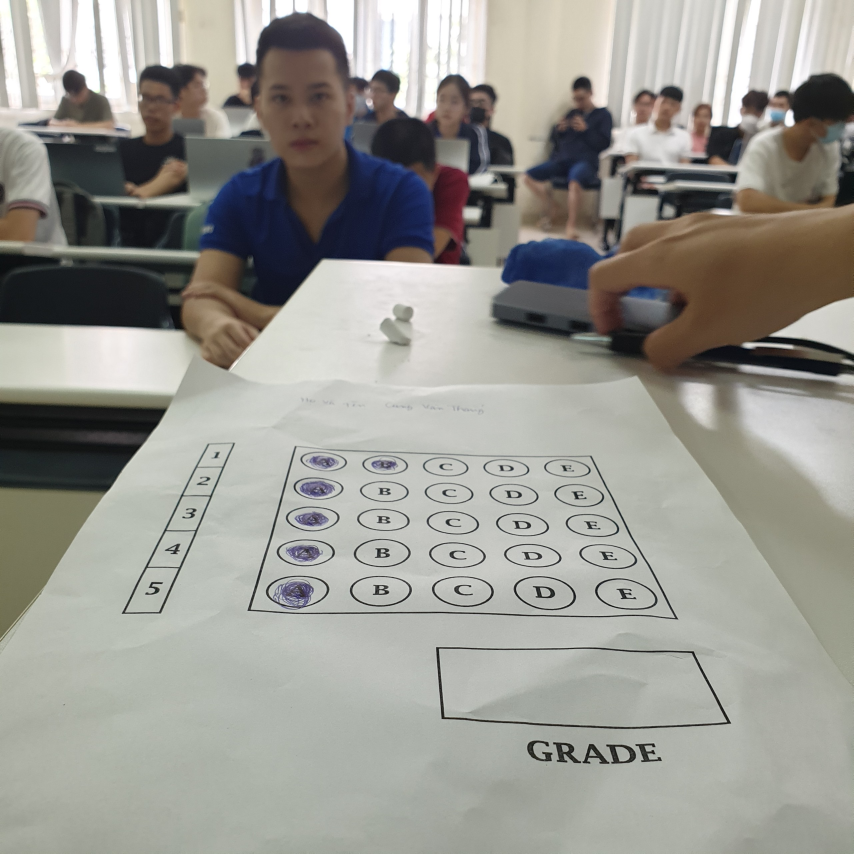
#> input picture Opencv/Project/Optical Mark Recognition/Read_Image/input1.jpg, 2560 x 2560 px (shown at 1/3 size)
$ python main.py
#> lines starting #> are read from the running program, lines starting #| are printed output that depends on the picture; after the words box and inside, x2 and y2 are one past the last pixel; in counts of white or black regions, pixels touching at a corner belong together
### Opencv/Project/Optical Mark Recognition/Read_Image/utlis.py
import cv2
import numpy as np

def stackImages(imgArray,scale,lables=[]):
    rows = len(imgArray)
    cols = len(imgArray[0])
    rowsAvailable = isinstance(imgArray[0], list)
    width = imgArray[0][0].shape[1]
    height = imgArray[0][0].shape[0]
    if rowsAvailable:
        for x in range ( 0, rows):
            for y in range(0, cols):
                imgArray[x][y] = cv2.resize(imgArray[x][y], (0, 0), None, scale, scale)
                if len(imgArray[x][y].shape) == 2: imgArray[x][y]= cv2.cvtColor( imgArray[x][y], cv2.COLOR_GRAY2BGR)
        imageBlank = np.zeros((height, width, 3), np.uint8)
        hor = [imageBlank]*rows
        hor_con = [imageBlank]*rows
        for x in range(0, rows):
            hor[x] = np.hstack(imgArray[x])
            hor_con[x] = np.concatenate(imgArray[x])
        ver = np.vstack(hor)
        ver_con = np.concatenate(hor)
    else:
        for x in range(0, rows):
            imgArray[x] = cv2.resize(imgArray[x], (0, 0), None, scale, scale)
            if len(imgArray[x].shape) == 2: imgArray[x] = cv2.cvtColor(imgArray[x], cv2.COLOR_GRAY2BGR)
        hor= np.hstack(imgArray)
        hor_con= np.concatenate(imgArray)
        ver = hor
    if len(lables) != 0:
        eachImgWidth= int(ver.shape[1] / cols)
        eachImgHeight = int(ver.shape[0] / rows)
        #print(eachImgHeight)
        for d in range(0, rows):
            for c in range (0,cols):
                cv2.rectangle(ver,(c*eachImgWidth,eachImgHeight*d),(c*eachImgWidth+len(lables[d][c])*13+27,30+eachImgHeight*d),(255,255,255),cv2.FILLED)
                cv2.putText(ver,lables[d][c],(eachImgWidth*c+10,eachImgHeight*d+20),cv2.FONT_HERSHEY_COMPLEX,0.7,(255,0,255),2)
    return ver

def rectContour (contours):
    rectCon = []
    for i in contours:
        area = cv2.contourArea(i) #Diện tích của mỗi đường viền
        # print("Area = ", area)
        if area > 50: # Kiểm tra diện tích > 50
            peri = cv2.arcLength(i, True) # Tính chu vi đường viền
            approx = cv2.approxPolyDP(i, 0.02*peri, True) # Đoạn mã xấp xỉ đường viền bằng cách sử dụng hàm "cv2.approxPolyDP", trả về một đa giác đơn giản hóa của hình dạng đường viền
            #print("Corner Points = ", len(approx))
            if len(approx) == 4: # Kiểm tra xem đa giác đơn giản hóa có bao gồm 4 đỉnh bằng cách sử dụng hàm len(approx)
                rectCon.append(i) # Đường viền được thêm vào danh sách "rectCon", có thể đại diện cho một hình chữ nhật
    rectCon = sorted(rectCon, key= cv2.contourArea, reverse=True)
    return rectCon

def getCornerPoints(cont):
    peri = cv2.arcLength(cont, True)  # Tính chu vi đường viền
    approx = cv2.approxPolyDP(cont, 0.02*peri, True) # Đoạn mã xấp xỉ đường viền bằng cách sử dụng hàm "cv2.approxPolyDP", trả về một đa giác đơn giản hóa của hình dạng đường viền
    return approx

def reorder(myPoints): # Sắp xếp lại các đỉnh của một tứ giác dựa trên vị trí của chúng.
    myPoints = myPoints.reshape((4,2))
    myPointsNew = np.zeros((4,1,2),np.int32)
    add = myPoints.sum(1)
    # print("myPoints: ", myPoints)
    # print("add: ", add)
    myPointsNew[0] = myPoints[np.argmin(add)] # [0, 0]
    myPointsNew[3] = myPoints[np.argmax(add)] # [w, h]
    diff = np.diff(myPoints,axis=1)
    myPointsNew[1] = myPoints[np.argmin(diff)] # [w, 0]
    myPointsNew[2] = myPoints[np.argmax(diff)] # [0, h]
    # print("diff: ", diff)

    return myPointsNew

def splitBoxes(img):
    rows = np.vsplit(img, 5) # Chia hình ảnh thành 5 hàng
    boxes = []
    for r in rows:
        cols = np.hsplit(r, 5) # Chia hình ảnh thành 5 cột
        for box in cols:
            boxes.append(box) # Thêm ô vuông vào danh sách boxes
            # cv2.imshow("Split", box)
    # cv2.imshow("Split", rows[0])
    return boxes # Trả về danh sách boxes chứa các ô vuông nhỏ

def showAnswers(img, myIndex, grading, ans, questions, choices):
    # Tính kích thước của mỗi phần của bức ảnh dành cho một câu hỏi bằng cách chia chiều rộng và chiều cao của bức ảnh cho số câu hỏi và số lựa chọn
    secW = int(img.shape[1]/questions)
    secH = int(img.shape[0]/choices)

    for x in range(0, questions):
        myAns = myIndex[x] # Tìm chỉ số lựa chọn đã chọn cho câu hỏi đó
        # Tính toán tọa độ của tâm của phần của bức ảnh dành cho câu hỏi đó
        cX = (myAns*secW) + secW//2
        cY = (x*secH) + secH//2

        if grading[x] == 1:
            myColor = (0, 255, 0) # Vẽ vòng tròn màu đỏ nếu đáp án sai
        else:
            myColor = (0, 0, 255) # Vẽ vòng tròn màu đỏ nếu đáp án đúng
            correctAns = ans[x]
            cv2.circle(img, ((correctAns*secW) + secW//2, (x*secH) + secH//2), 50, (0,255,0), cv2.FILLED)

        cv2.circle(img, (cX, cY), 50, myColor, cv2.FILLED) # Vẽ một vòng tròn tại tâm tính toán được ở trên
    return img

### Opencv/Project/Optical Mark Recognition/Read_Image/main.py
import cv2
import numpy as np
import utlis

# --------------------------------------------------------------------------------------------------------------------------------------------------------- VARIABLE
path = "input1.jpg"  # Đường dẫn tới "input.jpg"
widthImg: int = 700  # Chiều dài ảnh 700px
heightImg = 700  # Chiều cao ảnh 700px
questions = 5  # 5 câu hỏi
choices = 5  # 5 lựa chọn
ans = [1, 2, 0, 1, 3]  # Đáp án

# ---------------------------------------------------------------------------------------------------------------------------------------------------------
# PREPROCESSING
img = cv2.imread(path)  # Đọc file ảnh từ đường dẫn path
#> img is the input picture: shape (2560, 2560, 3); mean B, G, R 145.7, 152.3, 153.1
img = cv2.resize(img, (widthImg, heightImg))  # Thay đổi kích thước ảnh thành width = 700px, height = 700px
#> img: shape (700, 700, 3)
imgContours = img.copy()  # Tạo bản sao img lưu vào imgContours
imgFinal = img.copy()  # Tạo bản sao img lưu vào imgFinal
imgBiggestContours = img.copy()  # Tạo bản sao img lưu vào imgBiggestContours
imgGray = cv2.cvtColor(img, cv2.COLOR_BGR2GRAY)  # Chuyển đổi ảnh sang thang độ xám
imgBlur = cv2.GaussianBlur(imgGray, (5, 5), 1)  # Ảnh xám imgGray cần được làm mờ, kenel Gaussian (5,5), độ lệch chuẩn 1
imgCanny = cv2.Canny(imgBlur, 10, 50)  # Dùng Canny để phát hiện biên cạnh của ảnh được làm mờ bằng bộ lọc Gaussian với kích thước kenel 5x5
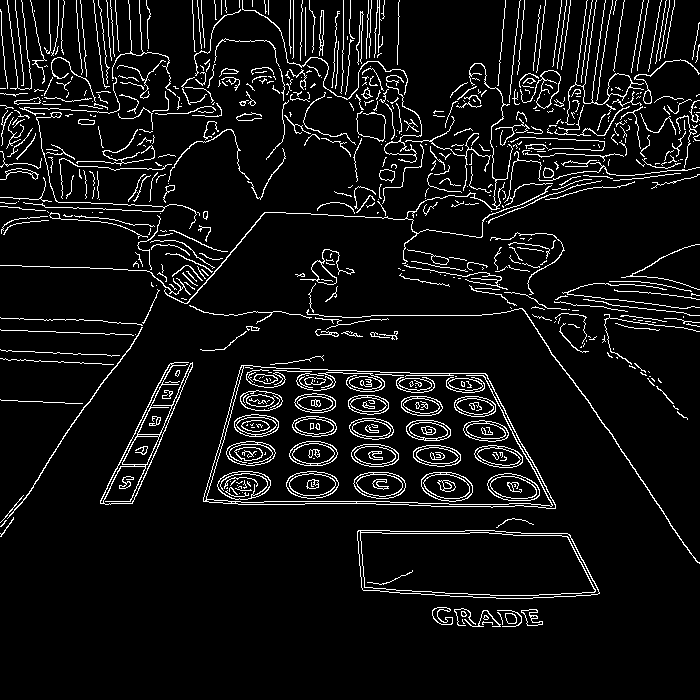
#> imgCanny: shape (700, 700); 7% white in thin lines or dots, all inside (x1, y1, x2, y2) = (0, 0, 700, 627)

# ---------------------------------------------------------------------------------------------------------------------------------------------------------
# FINDING ALL CONTOURS
# Tìm viền: contours: danh sách các đường viền tìm thấy trong hình ảnh imgCanny, hierarchy: thông tin về hệ thống phân cấp của các đường viền
# cv2.RETR_EXTERNAL để chỉ tìm các đường viền ngoài cùng (bên ngoài hình ảnh)
# cv2.CHAIN_APPROX_NONE để biểu diễn các đường viền bằng tất cả các điểm trên đường viền
contours, hierarchy = cv2.findContours(imgCanny, cv2.RETR_EXTERNAL, cv2.CHAIN_APPROX_NONE)
#> contours = 566 contours, 517 with area under 20; largest, box (x1, y1, x2, y2) and area: (203, 365, 556, 509) 40014, (357, 530, 600, 599) 14352, (100, 362, 193, 505) 2654, (520, 70, 561, 109) 564, (565, 0, 644, 125) 436
cv2.drawContours(imgContours, contours, -1, (0, 255), 10)  # Vẽ các đường viền tìm thấy lên hình ảnh imgContours
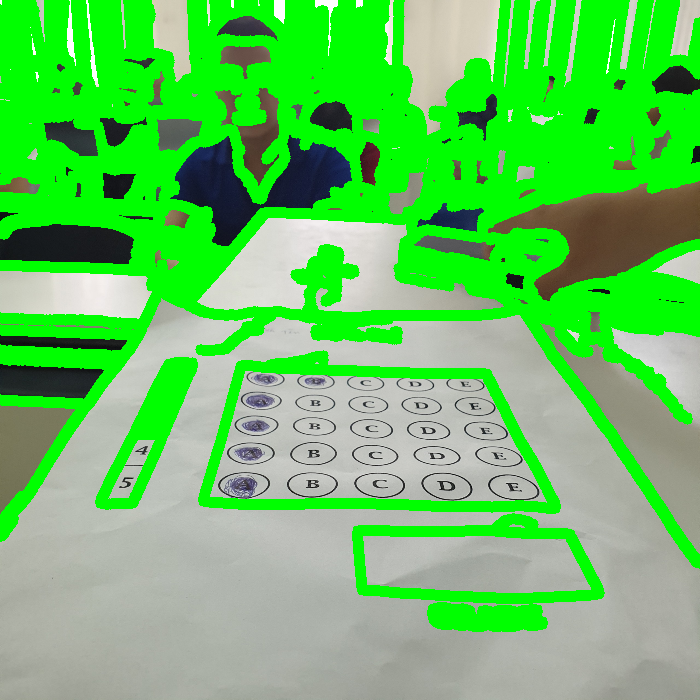
#> imgContours: shape (700, 700, 3); mean B, G, R 95.1, 197.9, 99.3

# ---------------------------------------------------------------------------------------------------------------------------------------------------------
# FIND RECTANGLES
rectCon = utlis.rectContour(contours)  # Chuyển đổi đường viền "contours" thành hình chữ nhật có cùng diện tích
#> the loop in rectContour, `for i in contours:` made 566 passes
#> (area, peri, approx) on passes 12, 32, 54: (14352, 589.2, [[357, 531], [363, 590], [599, 593], [567, 533]]), (40013.5, 920.4, [[203, 497], [555, 508], [485, 373], [252, 365]]), (125.5, 494.4, [[142, 327], [7, 518]])
#> after the loop in rectContour, `for i in contours:`: rectCon = 4 contours; box (x1, y1, x2, y2) and area: (203, 365, 556, 509) 40014, (357, 530, 600, 599) 14352, (306, 308, 700, 564) 173, (49, 212, 148, 239) 52
biggestContour = utlis.getCornerPoints(rectCon[0])  # Lấy ra các điểm góc của hình chữ nhật lớn nhất
#> in getCornerPoints, `peri = cv2.arcLength(cont, True)`: peri = 920.4
#> in getCornerPoints, `approx = cv2.approxPolyDP(cont, 0.02*peri, True) # Đoạn mã xấp xỉ đườn..`: approx = [[203, 497], [555, 508], [485, 373], [252, 365]]
#> biggestContour = [[203, 497], [555, 508], [485, 373], [252, 365]]
# print("biggestContour: ", biggestContour)
# print(biggestContour.shape)
gradePoints = utlis.getCornerPoints(rectCon[1])  # Lấy ra các điểm góc của hình chữ nhật thứ hai
#> gradePoints = [[357, 531], [363, 590], [599, 593], [567, 533]]
# print("gradePoints: ", gradePoints)
# print(gradePoints.shape)

if biggestContour.size != 0 and gradePoints.size != 0:  # Kiểm tra xem hai mảng đường viền biggestContour và gradePoints có kích thước khác không bằng 0
    cv2.drawContours(imgBiggestContours, biggestContour, -1, (0, 255, 0), 20)  # Vẽ các đường viền màu xanh lá, độ dày là 20
    cv2.drawContours(imgBiggestContours, gradePoints, -1, (255, 0, 0), 20)  # Vẽ các đường viền màu xanh dương, độ dày là 20

    biggestContour = utlis.reorder(biggestContour)  # Sắp xếp lại các điểm trên contour lớn nhất được tìm thấy trong ảnh
#> in reorder, `myPoints = myPoints.reshape((4,2))`: myPoints = [[203, 497], [555, 508], [485, 373], [252, 365]]
#> in reorder, `add = myPoints.sum(1)`: add = [700, 1063, 858, 617]
#> in reorder, `diff = np.diff(myPoints,axis=1)`: diff = [294, -47, -112, 113]
#> biggestContour = [[252, 365], [485, 373], [203, 497], [555, 508]]
    # print("biggestContour: ", biggestContour)
    # print(biggestContour.shape)
    gradePoints = utlis.reorder(gradePoints)  # Sắp xếp lại các điểm trên contour lớn thứ hai được tìm thấy trong ảnh
#> gradePoints = [[357, 531], [567, 533], [363, 590], [599, 593]]
    # print("gradePoints: ", gradePoints)
    # print(gradePoints.shape)

    pt1 = np.float32(biggestContour)  # Chuyển đổi sang kiểu dữ liệu float
#> pt1 = [[252, 365], [485, 373], [203, 497], [555, 508]]
    pt2 = np.float32([[0, 0], [widthImg, 0], [0, heightImg], [widthImg, heightImg]])  # Xác định một tập hợp 4 điểm để xác định góc nhìn đích
    matrix = cv2.getPerspectiveTransform(pt1, pt2)  # Tính ma trận biến đổi góc nhìn
#> matrix = [[-8.22, -3.05, 3183.5], [0.758, -22.06, 7862], [0.000431, -0.0107, 1]]
    # print("matrix: ", matrix)
    imgWrapColored = cv2.warpPerspective(img, matrix, (widthImg, heightImg))  # Biến đổi góc nhìn, hình ảnh kết quả lưu vào imgWrapColored

    pt1G = np.float32(gradePoints)  # Chuyển đổi sang kiểu dữ liệu float
#> pt1G = [[357, 531], [567, 533], [363, 590], [599, 593]]
    pt2G = np.float32([[0, 0], [325, 0], [0, 150], [325, 150]])  # Xác định một tập hợp 4 điểm để xác định góc nhìn đích
    matrixG = cv2.getPerspectiveTransform(pt1G, pt2G)  # Tính ma trận biến đổi góc nhìn
#> matrixG = [[-14.58, 1.48, 4418.3], [0.253, -26.57, 14019.7], [-0.000321, -0.0192, 1]]
    # print("matrixG: ", matrix)
    imgGradeDisplay = cv2.warpPerspective(img, matrixG, (325, 150))  # Biến đổi góc nhìn, hình ảnh kết quả lưu vào imgGradeDisplay

    #cv2.imshow("Grade", imgGradeDisplay)

# ---------------------------------------------------------------------------------------------------------------------------------------------------------
# APPLY THRESHOLD
imgWrapGray = cv2.cvtColor(imgWrapColored, cv2.COLOR_BGR2GRAY)  # Chuyển ảnh imgWrapColored sang ảnh xám lưu vào ảnh imgWrapGray
imgThresh = cv2.threshold(imgWrapGray, 170, 255, cv2.THRESH_BINARY_INV)[1]  # Chuyển ảnh imgWrapGray thành ảnh nhị phân với ngưỡng giá trị 170 lưu vào ảnh imgThresh
boxes = utlis.splitBoxes(imgThresh)
#> in splitBoxes, `rows = np.vsplit(img, 5)`: rows = 5 items
#> the loop in splitBoxes, `for r in rows:` made 5 passes
#> after the loop in splitBoxes, `for r in rows:`: boxes = 25 items
#> boxes = 25 items
# cv2.imshow("Test", boxes[0])
# print(cv2.countNonZero(boxes[1]), cv2.countNonZero(boxes[2])) # Đếm số điểm ảnh khác không bằng hàm cv2.countNonZero

# ---------------------------------------------------------------------------------------------------------------------------------------------------------
# GETTING NO ZERO PIXEL VALUES OF EACH BOX
myPixelVal = np.zeros((questions, choices))  # Tạo một mảng 2 chiều kích thước (question, choices)
countC = 0  # Đếm cột
countR = 0  # Đếm hàng
for image in boxes:
    totalPixels = cv2.countNonZero(image)  # Đếm tổng số điểm ảnh khác không lưu trữ vào totalPixel
    myPixelVal[countR][countC] = totalPixels  # Giá trị được lưu vào mảng tại vị trí [countR, countC]
    countC += 1
    if countC == choices:
        countR += 1
        countC = 0
#> this loop made 25 passes
#> totalPixels on passes 1 to 4: 7239, 6829, 4308, 4511
#> after the loop, countC = 0; countR = 5; myPixelVal = [[7239, 6829, 4308, 4511, 6578], [7184, 3238, 3086, 3512, 4713], [5834, 3146, 3020, 3513, 4910], [5507, 3139, 3016, 3096, 3742], [6865, 2811, 3029, 3747, 4313]]
# print("myPixelVal: ", myPixelVal)

# ---------------------------------------------------------------------------------------------------------------------------------------------------------
# FINDING INDEX VALUES OF THE MARKINGS
myIndex = []
for x in range(0, questions):
    arr = myPixelVal[x]
    # print("arr", arr)
    myIndexVal = np.where(arr == np.amax(arr))
    # print("myIndexVal[0]: ",myIndexVal[0])
    myIndex.append(myIndexVal[0][0])
#> this loop made 5 passes
#> after the loop, myIndex = [0, 0, 0, 0, 0]
# print("myIndex: ", myIndex)

# ---------------------------------------------------------------------------------------------------------------------------------------------------------
# GRADING
grading = []
for x in range(0, questions):
    if ans[x] == myIndex[x]:
        grading.append(1)
    else:
        grading.append(0)
#> after the loop, grading = [0, 0, 1, 0, 0]
# print("grading: ", grading)
score = (sum(grading) / questions) * 10
#> score = 2
# print("score: ", score)

# ---------------------------------------------------------------------------------------------------------------------------------------------------------
# DISPLAYING ANSWERS
imgResult = imgWrapColored.copy()
imgResult = utlis.showAnswers(imgResult, myIndex, grading, ans, questions, choices)
#> after the loop in showAnswers, `for x in range(0, questions):`:
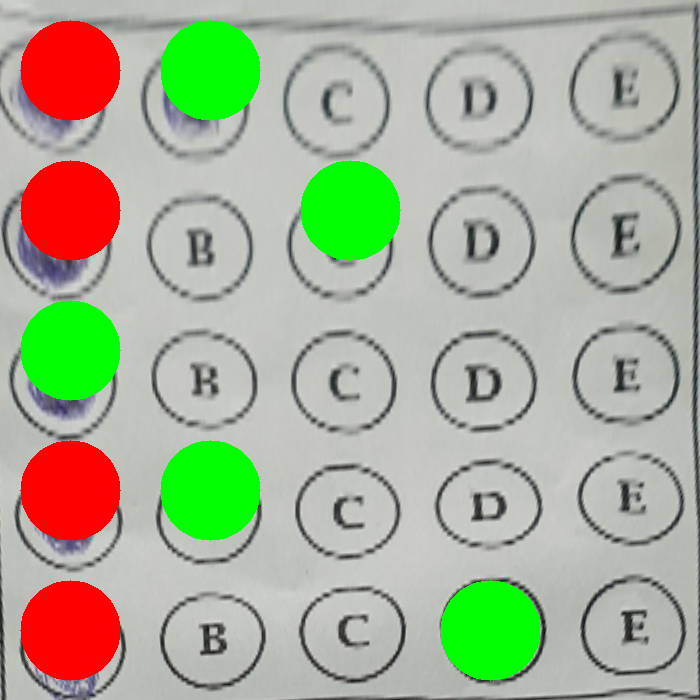
#> img: shape (700, 700, 3); mean B, G, R 150.1, 174.4, 168.4
imRawDrawing = np.zeros_like(imgWrapColored)
imRawDrawing = utlis.showAnswers(imRawDrawing, myIndex, grading, ans, questions, choices)
#> call 2 of showAnswers, with questions = 5, choices = 5
#> after the loop in showAnswers (call 2), `for x in range(0, questions):`:
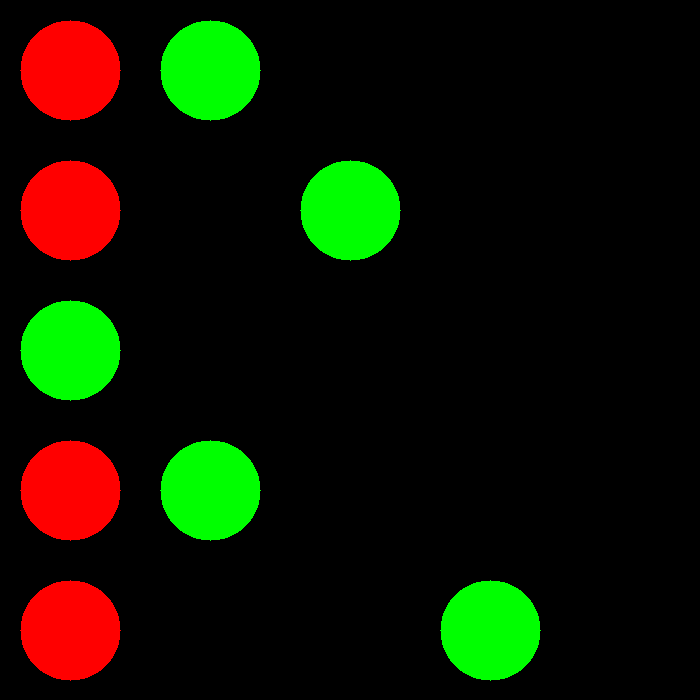
#> img: shape (700, 700, 3); mean B, G, R 0, 20.4, 16.3
invMatrix = cv2.getPerspectiveTransform(pt2, pt1)  # Tính ma trận biến đổi góc nhìn
#> invMatrix = [[0.337, -0.168, 252], [0.0143, -0.0522, 365], [7.73e-06, -0.000484, 1]]
# print("invMatrix: ", invMatrix)
imgInvWarp = cv2.warpPerspective(imRawDrawing, invMatrix, (widthImg, heightImg))

imgRawGrade = np.zeros_like(imgGradeDisplay)
text = str(int(score))  # Chuyển đổi sang dữ liệu int
#> text = '2'
font = cv2.FONT_HERSHEY_COMPLEX  # Font chữ
#> font = 3
fontScale = 3  # Kích thước chữ
thinkness = 3  # Độ dày chữ
# Tính toán tọa độ của văn bản để đặt nó ở giữa ảnh
textSize, _ = cv2.getTextSize(text, font, fontScale, thinkness)
#> textSize = (63, 65)
textX = int((imgRawGrade.shape[1] - textSize[0]) / 2)
#> textX = 131
textY = int((imgRawGrade.shape[0] + textSize[1]) / 2)
#> textY = 107
cv2.putText(imgRawGrade, text, (textX, textY), font, fontScale, (0, 255, 255), thinkness)
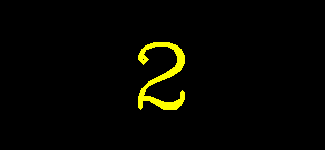
#> imgRawGrade: shape (150, 325, 3); mean of channels 0, 1, 2 0, 5.7, 5.7; drawn as B, G, R
invMatrixG = cv2.getPerspectiveTransform(pt2G, pt1G)  # Tính ma trận biến đổi góc nhìn
#> invMatrixG = [[0.627, -0.223, 357], [-0.0123, -0.034, 531], [-3.46e-05, -0.000724, 1]]
# print("invMatrixG: ", invMatrixG)
imgInvGradeDisplay = cv2.warpPerspective(imgRawGrade, invMatrixG, (widthImg, heightImg))

imgFinal = cv2.addWeighted(imgFinal, 1, imgInvWarp, 1, 0)
imgFinal = cv2.addWeighted(imgFinal, 1, imgInvGradeDisplay, 1, 0)

# ---------------------------------------------------------------------------------------------------------------------------------------------------------
# DATA STORAGE ARRAY
imgBlank = np.zeros_like(img)  # Tạo ra một mảng numpy có kích thước và kiểu dữ liệu giống với hình ảnh img, nhưng tất cả các giá trị trong mảng đều được gán bằng 0.
imageArray = ([img, imgGray, imgBlur, imgCanny],  # Tạo mảng chứa các phần tử
              [imgContours, imgBiggestContours, imgWrapColored, imgThresh],
              [imgResult, imRawDrawing, imgInvWarp, imgFinal])
lables = [["Original", "Gray", "Blur", "Canny"],  # Nhãn
          ["Contours", "Biggest Contours", "Wrap Colored", "Thresh"],
          ["Result", "Raw Drawing", "InvWarp", "Final"]]
imgStacked = utlis.stackImages(imageArray, 0.35, lables)  # Tạo ngăn xếp chồng mảng hình ảnh và tỉ lệ scale 0.35
#> in stackImages, `rows = len(imgArray)`: rows = 3
#> in stackImages, `cols = len(imgArray[0])`: cols = 4
#> in stackImages, `rowsAvailable = isinstance(imgArray[0], list)`: rowsAvailable = True
#> in stackImages, `hor = [imageBlank]*rows`: hor = 3 items
#> in stackImages, `eachImgWidth= int(ver.shape[1] / cols)`: eachImgWidth = 245
#> after the loop in stackImages, `for d in range(0, rows):`:
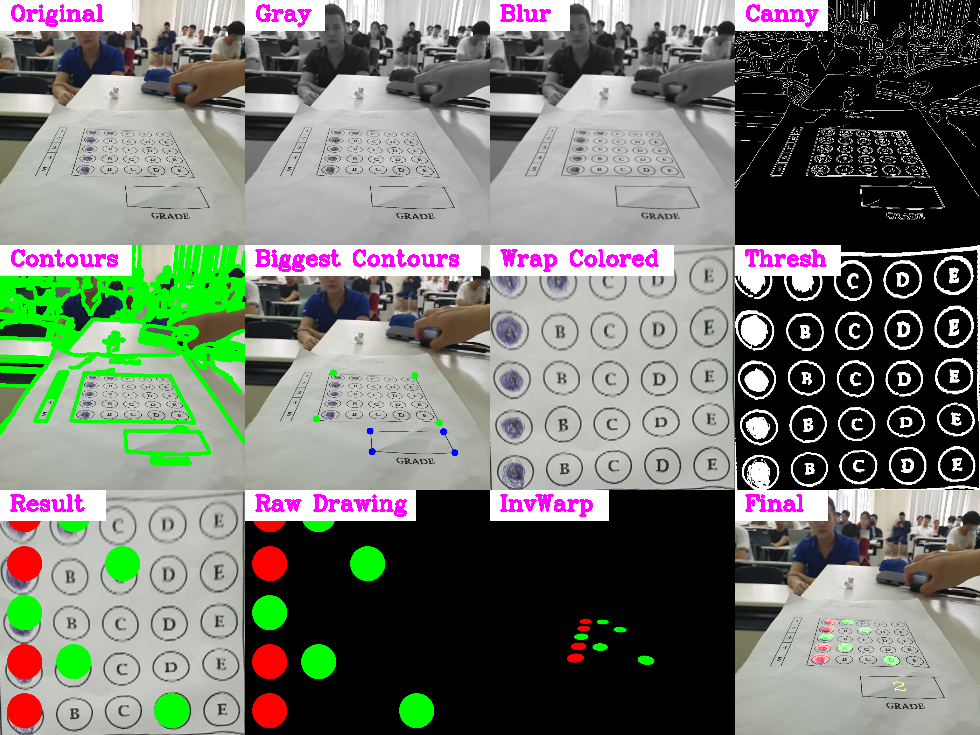
#> ver: shape (735, 980, 3); mean of channels 0, 1, 2 112.4, 121.3, 117; drawn as B, G, R

# ---------------------------------------------------------------------------------------------------------------------------------------------------------

# EXPORT IMAGES
# cv2.imshow("Original", imgRawGrade)
cv2.imshow("Final Result", imgFinal)
cv2.imshow("Stacked Images", imgStacked)
cv2.waitKey(0)
